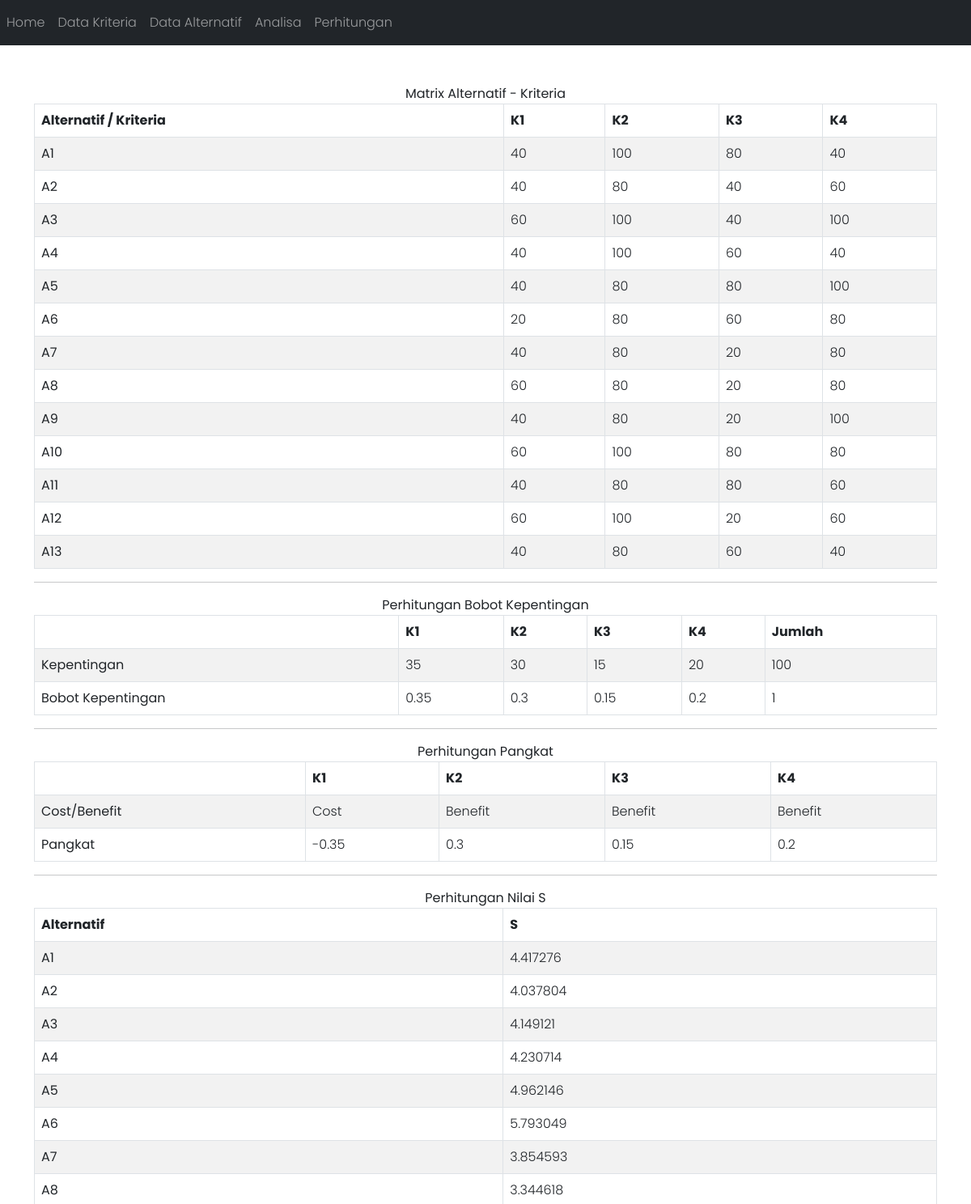
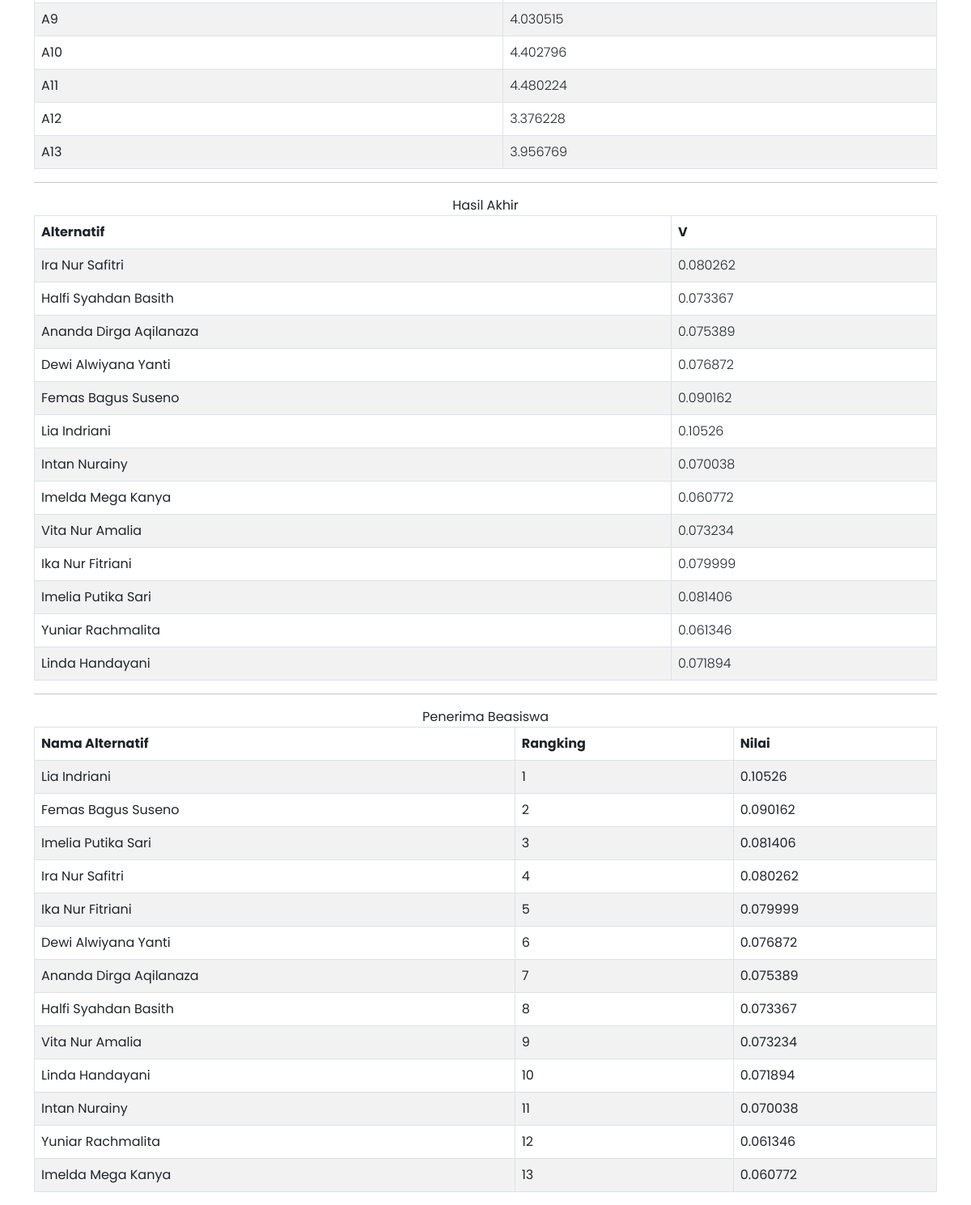
Page /perhitungan.php on the committed database (2 pictures, top to bottom).
### tables this page shows
CREATE TABLE `alternatif` (
  `id_alternatif` int PRIMARY KEY NOT NULL AUTO_INCREMENT,
  `alternatif` varchar(250) NOT NULL,
  `k1` varchar(20) NOT NULL,
  `k2` varchar(20) NOT NULL,
  `k3` varchar(20) NOT NULL,
  `k4` varchar(20) NOT NULL
);

### perhitungan.php (the view, shortened to what this page needs)
<!DOCTYPE html>
<html lang="en">
<head>
  <link href="https://cdn.jsdelivr.net/npm/bootstrap@5.0.2/dist/css/bootstrap.min.css" rel="stylesheet">
  <link rel="stylesheet" href="style.css">
  <link rel="stylesheet" href="https://unpkg.com/aos@next/dist/aos.css" />
</head>
<body>
	  <nav class="navbar navbar-expand-lg navbar-dark bg-dark">
    <div class="collapse navbar-collapse" id="navbarResponsive">
      <ul class="navbar-nav ml-auto">
        <li class="nav-item active">
          <a class="nav-link" href="index.php">Home</a>
        </li>
        <li class="nav-item">
          <a class="nav-link" href="kriteria.php">Data Kriteria</a>
        </li>
        <li class="nav-item">
          <a class="nav-link" href="alternatif.php">Data Alternatif</a>
        </li>
        <li class="nav-item">
          <a class="nav-link" href="analisa.php">Analisa</a>
        </li>
        <li class="nav-item">
          <a class="nav-link" href="perhitungan.php">Perhitungan</a>
        </li>
      </ul>
    </div>
  </nav>
	<div class="container mt-5">
		<div class="panel panel-primary">
			<div class="panel-body">
				<center>
					<?php
					echo "<b>Matrix Alternatif - Kriteria</b></br>";
					$alt = get_alternatif();
					$alt_name = get_alt_name();
					end($alt_name);
					$arl2 = key($alt_name) + 1;
					$kep = get_kepentingan();
					$cb = get_costbenefit();
					$k = jml_kriteria();
					$a = jml_alternatif();
					$tkep = 0;
					$tbkep = 0;
					echo "<table class='table table-striped table-bordered table-hover'>";
					echo "<thead><tr><th>Alternatif / Kriteria</th><th>K1</th><th>K2</th><th>K3</th><th>K4</th></tr></thead>";
					for ($i = 0; $i < $a; $i++) {
						echo "<tr><td><b>A" . ($i + 1) . "</b></td>";
						for ($j = 0; $j < $k; $j++) {
							if ($j == 0) {
								if ($alt[$i][0] <= 500000) {
									echo "<td> 20 </td>";
								} elseif ($alt[$i][0] <= 1000000) {
									echo "<td> 40 </td>";
								} elseif ($alt[$i][0] <= 1500000) {
									echo "<td> 60 </td>";
								} elseif ($alt[$i][0] <= 2000000) {
									echo "<td> 80 </td>";
								} elseif ($alt[$i][0] <= 2500000) {
									echo "<td> 100 </td>";
								}
							} elseif ($j == 1) {
								if ($alt[$i][1] <= 60) {
									echo "<td> 20 </td>";
								} elseif ($alt[$i][1] <= 70) {
									echo "<td> 40 </td>";
								} elseif ($alt[$i][1] <= 80) {
									echo "<td> 60 </td>";
								} elseif ($alt[$i][1] <= 90) {
									echo "<td> 80 </td>";
								} elseif ($alt[$i][1] <= 100) {
									echo "<td> 100 </td>";
								}
							} else {
								echo "<td>" . $alt[$i][$j] . "</td>";
							}
						}
						echo "</tr>";
					}
					echo "</table><hr>";
					echo "<b>Perhitungan Bobot Kepentingan</b></br>";
					echo "<table class='table table-striped table-bordered table-hover'>";
					echo "<thead><tr><th></th><th>K1</th><th>K2</th><th>K3</th><th>K4</th><th>Jumlah</th></tr></thead>";
					echo "<tr><td><b>Kepentingan</b></td>";
					for ($i = 0; $i < $k; $i++) {
						$tkep = $tkep + $kep[$i];
						echo "<td>" . $kep[$i] . "</td>";
					}
					echo "<td>" . $tkep . "</td></tr>";
					echo "<tr><td><b>Bobot Kepentingan</b></td>";
					for ($i = 0; $i < $k; $i++) {
						$bkep[$i] = ($kep[$i] / $tkep);
						$tbkep = $tbkep + $bkep[$i];
						echo "<td>" . round($bkep[$i], 6) . "</td>";
					}
					echo "<td>" . $tbkep . "</td></tr>";
					echo "</table><hr>";
					echo "<b>Perhitungan Pangkat</b></br>";
					echo "<table class='table table-striped table-bordered table-hover'>";
					echo "<thead><tr><th></th><th>K1</th><th>K2</th><th>K3</th><th>K4</th></tr></thead>";
					echo "<tr><td><b>Cost/Benefit</b></td>";
					for ($i = 0; $i < $k; $i++) {
						echo "<td>" . ucwords($cb[$i]) . "</td>";
					}
					echo "</tr>";
					echo "<tr><td><b>Pangkat</b></td>";
					for ($i = 0; $i < $k; $i++) {
						if ($cb[$i] == "cost") {
							$pangkat[$i] = (-1) * $bkep[$i];
							echo "<td>" . round($pangkat[$i], 6) . "</td>";
						} else {
							$pangkat[$i] = $bkep[$i];
							echo "<td>" . round($pangkat[$i], 6) . "</td>";
						}
					}
					echo "</tr>";
					echo "</table><hr>";
					echo "<b>Perhitungan Nilai S</b></br>";
					echo "<table class='table table-striped table-bordered table-hover'>";
					echo "<thead><tr><th>Alternatif</th><th>S</th></tr></thead>";
					for ($i = 0; $i < $a; $i++) {
						echo "<tr><td><b>A" . ($i + 1) . "</b></td>";
						for ($j = 0; $j < $k; $j++) {
							if ($j == 0) {
								if ($alt[$i][0] <= 500000) {
									$s[$i][0] = pow((20), $pangkat[$j]);
								} elseif ($alt[$i][0] <= 1000000) {
									$s[$i][0] = pow((40), $pangkat[$j]);
								} elseif ($alt[$i][0] <= 1500000) {
									$s[$i][0] = pow((60), $pangkat[$j]);
								} elseif ($alt[$i][0] <= 2000000) {
									$s[$i][0] = pow((80), $pangkat[$j]);
								} elseif ($alt[$i][0] <= 2500000) {
									$s[$i][0] = pow((100), $pangkat[$j]);
								}
							} elseif ($j == 1) {
								if ($alt[$i][1] <= 60) {
									$s[$i][1] = pow((20), $pangkat[$j]);
								} elseif ($alt[$i][1] <= 70) {
									$s[$i][1] = pow((40), $pangkat[$j]);
								} elseif ($alt[$i][1] <= 80) {
									$s[$i][1] = pow((60), $pangkat[$j]);
								} elseif ($alt[$i][1] <= 90) {
									$s[$i][1] = pow((80), $pangkat[$j]);
								} elseif ($alt[$i][1] <= 100) {
									$s[$i][1] = pow((100), $pangkat[$j]);
								}
							} else {
								$s[$i][$j] = pow(($alt[$i][$j]), $pangkat[$j]);
							}
						}
						$ss[$i] = $s[$i][0] * $s[$i][1] * $s[$i][2] * $s[$i][3];
						echo "<td>" . round($ss[$i], 6) . "</td></tr>";
					}
					echo "</table><hr>";
					echo "<b>Hasil Akhir</b></br>";
					echo "<table class='table table-striped table-bordered table-hover'>";
					echo "<thead><tr><th>Alternatif</th><th>V</th></tr></thead>";
					$total = 0;
					for ($i = 0; $i < $a; $i++) {
						$total = $total + $ss[$i];
					}
					for ($i = 0; $i < $a; $i++) {
						echo "<tr><td><b>" . $alt_name[$i] . "</b></td>";
						$v[$i] = round($ss[$i] / $total, 6);
						echo "<td>" . $v[$i] . "</td></tr>";
					}
					echo "</table><hr>";
					uasort($v, 'cmp');
					echo "<b>Penerima Beasiswa</b></br>";
					echo "<table class='table table-striped table-bordered table-hover'>";
					echo "<thead><tr><th>Nama Alternatif</th><th>Rangking</th><th>Nilai</th></tr></thead>";
					for ($i = 0; $i < $arl2; $i++) {
						if ($i == 0){
							echo "<tr><td><b>" . $alt_name[array_search((end($v)), $v)] . "</b></td>";
							echo "<td><b>" . $i + 1 . "</b></td>";
							echo "<td><b>" . current($v) . "</b></td>";
						} else{
							echo "<tr><td><b>" . $alt_name[array_search((prev($v)), $v)] . "</b></td>";
							echo "<td><b>" . $i + 1 . "</b></td>";
							echo "<td><b>" . current($v) . "</b></td>";
						}
					}
					function jml_kriteria()
					{
						include 'configdb.php';
						$kriteria = $mysqli->query("select * from kriteria");
						return $kriteria->num_rows;
					}
					function jml_alternatif()
					{
						include 'configdb.php';
						$alternatif = $mysqli->query("select * from alternatif");
						return $alternatif->num_rows;
					}
					function get_kepentingan()
					{
						include 'configdb.php';
						$kepentingan = $mysqli->query("select * from kriteria");
						$i = 0;
						while ($row = $kepentingan->fetch_assoc()) {
							@$kep[$i] = $row["kepentingan"];
							$i++;
						}
						return $kep;
					}
					function get_costbenefit()
					{
						include 'configdb.php';
						$costbenefit = $mysqli->query("select * from kriteria");
						$i = 0;
						while ($row = $costbenefit->fetch_assoc()) {
							@$cb[$i] = $row["cost_benefit"];
							$i++;
						}
						return $cb;
					}
					function get_alt_name()
					{
						include 'configdb.php';
						$alternatif = $mysqli->query("select * from alternatif");
						$i = 0;
						while ($row = $alternatif->fetch_assoc()) {
							@$alt[$i] = $row["alternatif"];
							$i++;
						}
						return $alt;
					}
					function get_alternatif()
					{
						include 'configdb.php';
						$alternatif = $mysqli->query("select * from alternatif");
						$i = 0;
						while ($row = $alternatif->fetch_assoc()) {
							@$alt[$i][0] = $row["k1"];
							@$alt[$i][1] = $row["k2"];
							@$alt[$i][2] = $row["k3"];
							@$alt[$i][3] = $row["k4"];
							$i++;
						}
						return $alt;
					}
					?>
				</center>
			</div>
		</div>
	</div>
</body>
</html>

### style.css (style rules this page uses)
body { font-family: 'Poppins'; font-weight: 300; }

### rows in the picture
alternatif: k3 "80", k4 "40"
alternatif: k3 "40", k4 "60"
alternatif: k3 "40", k4 "100"
alternatif: k3 "60", k4 "40"
alternatif: k3 "80", k4 "100"
alternatif: k3 "60", k4 "80"
alternatif: k3 "20", k4 "80"
alternatif: k3 "20", k4 "80"
alternatif: k3 "20", k4 "100"
alternatif: k3 "80", k4 "60"
alternatif: k3 "20", k4 "60"
alternatif: k3 "60", k4 "40"

### other values in the picture
$alt[$i][$j] "80"
$kep[$i] "35"
$kep[$i] "30"
$kep[$i] "15"
$kep[$i] "20"
$tkep "100"
$bkep[$i] "0.35"
$bkep[$i] "0.3"
$bkep[$i] "0.15"
$bkep[$i] "0.2"
$tbkep "1"
$cb[$i] "Cost"
$cb[$i] "Benefit"
$pangkat[$i] "-0.35"
$pangkat[$i] "0.3"
